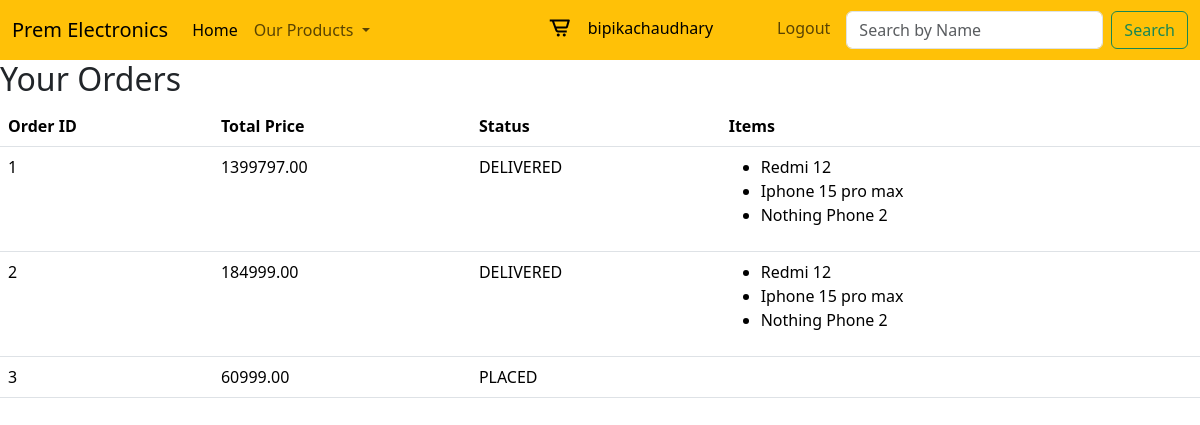
The page /orders/ (signed in) on the database as committed earlier.
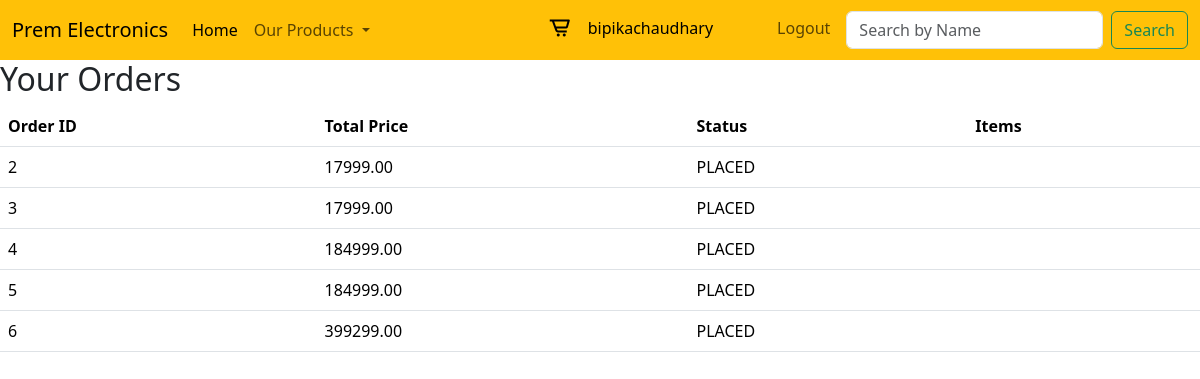
The same page on the database as committed later.
### project_app/models.py (models this page shows, shortened)
class Order(models.Model):
    STATUS_CHOICES = (
        ('PLACED', 'Order Placed'),
        ('DELIVERED', 'Order Delivered'),
    )
    user = models.ForeignKey(User, on_delete=models.CASCADE)
    items = models.ManyToManyField(CartItem)
    status = models.CharField(max_length=20, choices=STATUS_CHOICES, default='PLACED')
    total_price = models.DecimalField(max_digits=10, decimal_places=2)
    created_at = models.DateTimeField(auto_now_add=True)
    updated_at = models.DateTimeField(auto_now=True)

class Product(models.Model):
    product_name=models.CharField(max_length=200)
    product_price=models.IntegerField()
    product_discount=models.IntegerField()
    product_description=models.CharField(max_length=200)
    product_image=models.ImageField(upload_to="product")
    category = models.ForeignKey(Category, on_delete=models.CASCADE)

### project_app/views.py (the view)
# urls.py: path('orders/', view_orders, name='view_orders'),
@login_required
def view_orders(request):
    orders = Order.objects.filter(user=request.user)
    order_details = []
    for order in orders:
        items = order.items.all()  # Get all items associated with the order
        item_names = [item.product.product_name for item in items]  # Extract item names
        order_details.append({'order': order, 'item_names': item_names})
    return render(request, 'view_orders.html', {'order_details': order_details})

### templates/view_orders.html
{% extends "common_components.html" %}
{% block start %}
<h2>Your Orders</h2>
{% if order_details %}
    <table class="table">
        <thead>
            <tr>
                <th>Order ID</th>
                <th>Total Price</th>
                <th>Status</th>
                <th>Items</th>
            </tr>
        </thead>
        <tbody>
        {% for order_detail in order_details %}
            <tr>
                <td>{{ order_detail.order.id }}</td>
                <td>{{ order_detail.order.total_price }}</td>
                <td>{{ order_detail.order.status }}</td>
                <td>
                    <ul>
                    {% for item_name in order_detail.item_names %}
                        <li>{{ item_name }}</li>
                    {% endfor %}
                    </ul>
                </td>
            </tr>
        {% endfor %}
        </tbody>
    </table>
{% else %}
    <p>No orders found.</p>
{% endif %}
{% endblock %}

Rows that differ between the two databases and show on the page:
removed Order: order.id "1", order.total_price "1399797.00", order.status "DELIVERED"
no longer on this page (row unchanged): Product: item_names "Redmi 12" "Redmi 12"
no longer on this page (row unchanged): Product: item_names "Iphone 15 pro max" "Iphone 15 pro max"
no longer on this page (row unchanged): Product: item_names "Nothing Phone 2" "Nothing Phone 2"
changed Order id 2: order.total_price "184999.00" → "17999.00"; order.status "DELIVERED" → "PLACED"
changed Order id 3: order.total_price "60999.00" → "17999.00"
added Order: order.id "4", order.total_price "184999.00", order.status "PLACED"
added Order: order.id "5", order.total_price "184999.00", order.status "PLACED"
added Order: order.id "6", order.total_price "399299.00", order.status "PLACED"
